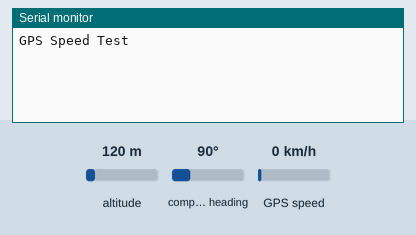
This sketch was run on a simulated Arduino Uno, built with avr-gcc and run on an emulated ATmega328P. Shown: the last lines printed to the serial monitor. The inputs (shaded band) are chosen by the test bench; at power-on: GPS speed 0 km/h, altitude 120 m, compass heading 90°. The GPS gets a fix after 3 s at 37.7749, -122.4194 with 8 satellites.

Above: at 1.2 s.
1.3 s: GPS speed set to 2 km/h
At 3.8 s:
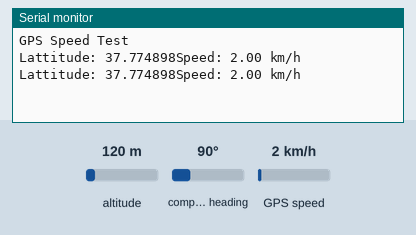
5.4 s: GPS speed set to 30 km/h
At 6.6 s:
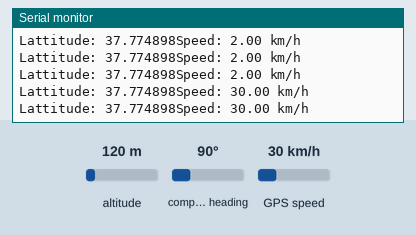

The sketch:

gps_module.ino
```cpp
#include <TinyGPS++.h>
#include <SoftwareSerial.h>

TinyGPSPlus gps;
SoftwareSerial ss(3, 4); // RX, TX

void setup() {
  Serial.begin(9600);
  ss.begin(9600);
  Serial.println("GPS Speed Test");
}

void loop() {
  while (ss.available() > 0) {
    if (gps.encode(ss.read())) {
      if (gps.location.isUpdated()){
        Serial.print("Lattitude: ");
        Serial.print(gps.location.lat(),6);
      }
      if (gps.speed.isValid()) {
        // Speed in km/h
        Serial.print("Speed: ");
        Serial.print(gps.speed.kmph());
        Serial.println(" km/h");
      }
    }
  }
}
```

Measured:
- after the input at 1.3 s, the serial monitor: prints a new line after 1.7 s (image 1)
- after the input at 5.4 s, the serial monitor: prints a new line after 0.63 s (image 2)
